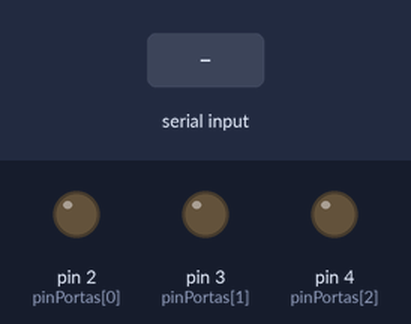
Recording of a sketch running on a simulated Arduino Uno, built with avr-gcc and run on an emulated ATmega328P. On the bench: output pins drawn as LEDs (lit = HIGH). Inputs (shaded band) come from the test bench. Pins used as bus, display or sensor lines are not drawn; what the sketch prints to the serial monitor is not drawn.

Above: at 1.2 s.
1.3 s: "90,45\n" received over the second serial link
At 2.02 s:
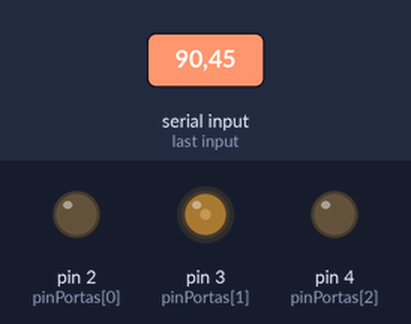
3.8 s: "30,150\n" received over the second serial link
At 5.5 s:
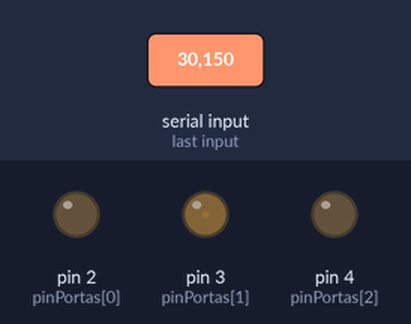
Timing chart, 0 to 7.0 s (numbered marks = the images above; inputs shaded):
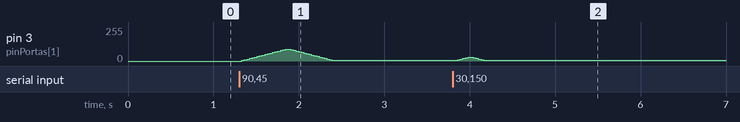

The sketch:

bt_rgb_fade.ino
```cpp
#include <SoftwareSerial.h>

SoftwareSerial serial1(10, 11); // RX, TX

int pinPortas[3] = {2, 3, 4}, porta, byteRecebido;

void setup() {
  serial1.begin(9600);
  Serial.begin(9600);

  for (int nP = 0; nP < 3; nP++) {
    pinMode(pinPortas[nP], OUTPUT);
    byte byteEnviar = nP + 1;
    byteEnviar = bitSet(bitSet(byteEnviar, 6), 5);
    serial1.println(byteEnviar);
  }
}

void loop() {
  if (serial1.available()) {
    int byteRecebido = serial1.parseInt();
    porta = int(serial1.read() - 65);
    ///analogWrite(pinPortas[porta], byteRecebido);

    for (int fadeValue = 0 ; fadeValue <= byteRecebido; fadeValue += 5) {
      analogWrite(pinPortas[porta], fadeValue);
      delay(30);
       Serial.println(fadeValue);
    }
    for (int fadeValue = byteRecebido ; fadeValue >= 0; fadeValue -= 5) {
      analogWrite(pinPortas[porta], fadeValue);
      delay(30);
      Serial.println(fadeValue);
    }
  }Serial.println(byteRecebido);
}
```

Measured:
- after the input at 1.3 s, pin 3 (pinPortas[1]): rises from 0/255 to 90/255 in 0.51 s, then falls to 5/255 in 0.54 s
- after the input at 3.8 s, pin 3 (pinPortas[1]): rises from 5/255 to 30/255 in 0.12 s, then falls to 5/255 in 0.18 s
